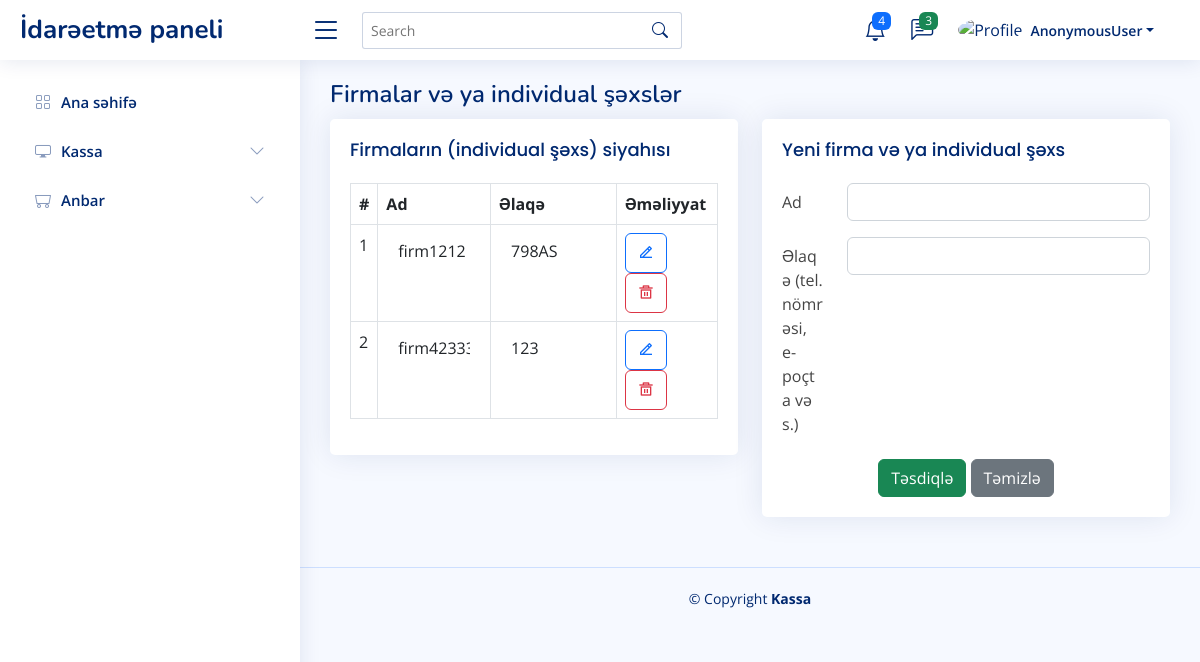
/firm, run on an earlier commit of the app's database.
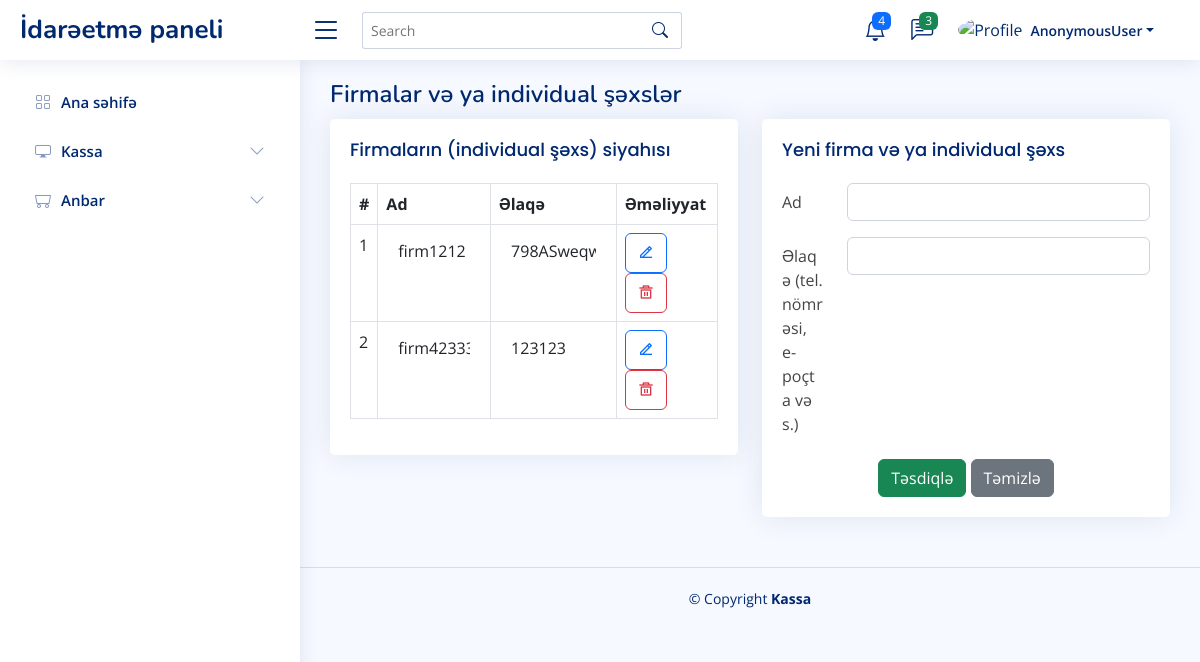
And on a later commit of the database.
### pos/models.py (models this page shows, shortened)
class Firm(models.Model):
    name = models.CharField('Ad', max_length=100)
    contact = models.CharField('Əlaqə(tel. nömrəsi, e-poçta və s.)', max_length=30, null=True, blank=True)
    class Meta:
        verbose_name = 'Firma və ya individual şəxs'
        verbose_name_plural = 'Firmalar və ya individual şəxslər'

### pos/views.py (the view)
# urls.py: path('firm', views.FirmView.as_view(), name='firm'),
class FirmView(ListView):
    template_name = 'pos/firm.html'
    queryset = Firm.objects.all()

### templates/pos/firm.html (shortened to what the changed rows need)
{% extends 'pos/index.html' %}
{% load static %}
{% block main %}
    <div class="pagetitle">
        <h1>Firmalar və ya individual şəxslər</h1>
    </div>
    <section class="section">
        <div class="row">
            <div class="col-lg-6">
                <div class="card">
                    <div class="card-body table-wrapper-scroll-y my-custom-scrollbar h-25">
                        <table class="table table-bordered">
                            <thead>
                                <tr>
                                    <th scope="col">#</th>
                                    <th scope="col">Ad</th>
                                    <th scope="col">Əlaqə</th>
                                    <th>Əməliyyat</th>
                                </tr>
                            </thead>
                            <tbody>
                                {% for firm in object_list %}
                                    <tr>
                                        <form action="{% url 'pos:firm_update' firm.pk %}" method="post">
                                            <td>{{ forloop.counter }}</td>
                                            <td><input type="text" class="form-control" style="border: 0;" name="name" value="{{ firm.name }}"></td>
                                            <td><input type="text" class="form-control" style="border: 0;" name="contact" value="{{ firm.contact|default_if_none:"" }}"></td>
                                            <td>
                                                <button type="submit" class="btn btn-outline-primary" title="Dəyiş" id="edit_firm"><i class="ri-edit-2-line"></i></button>
                                                <button
                                                        type="button"
                                                        class="btn btn-outline-danger"
                                                        title="Sil"
                                                        id="delete_firm"
                                                        data-bs-toggle="modal" data-bs-target="#modal"
                                                        url="{% url 'pos:firm_delete' firm.pk %}">
                                                    <i class="ri-delete-bin-5-line"></i>
                                                </button>
                                            </td>
                                        </form>
                                    </tr>
                                {% endfor %}
                            </tbody>
                        </table>
                    </div>
                </div>
            </div>
        </div>
    </section>
{% endblock %}

What changed in the data, as far as the page shows it:
changed Firm "firm1212": contact "798AS" → "798ASweqw"
changed Firm "firm4233333": contact "123" → "123123"
